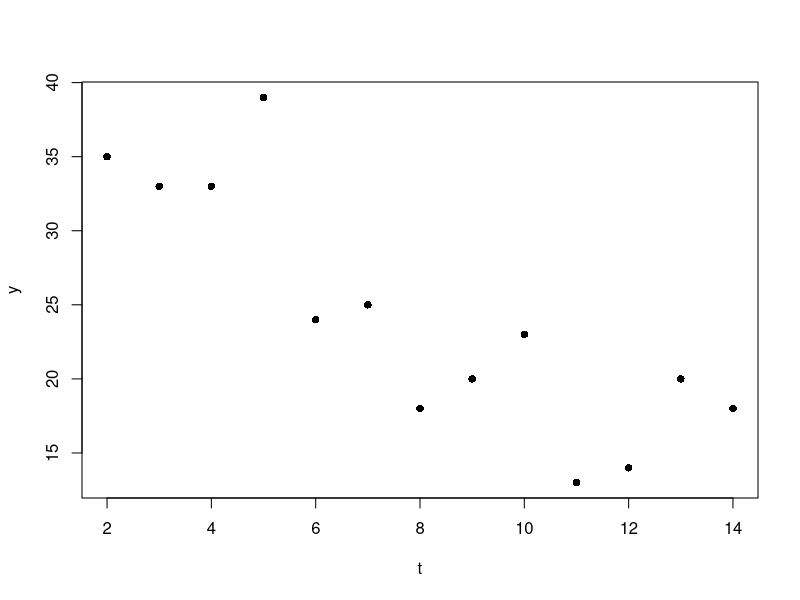
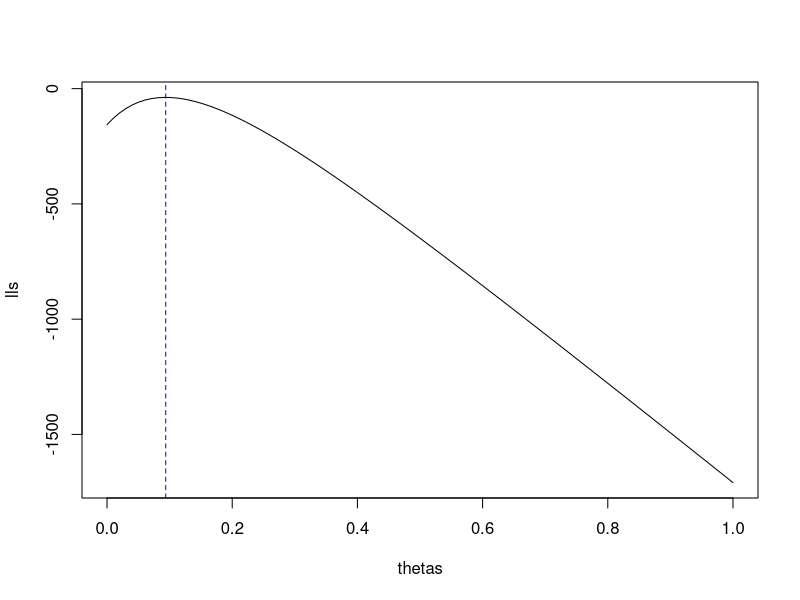

Write the R code that produced these figures, in order.
rm(list = ls())

t <- seq(2, 14, by = 1)
y <- c(35, 33, 33, 39, 24, 25, 
       18, 20, 23, 13, 14, 20, 18)
plot(t, y, pch = 16)

theta0 <- 1

prod(dpois(y, 50*exp(-theta0*t)))

thetas <- seq(0, 1, length.out = 100)
lls <- rep(NA, length(thetas))
for (i in 1:length(thetas)) {
  lls[i] <- sum(dpois(y, 50*exp(-thetas[i]*t), log = TRUE))
}

ll <- function(theta, y, t) {
  -sum(y*log(50*exp(-theta*t)) - 50*exp(-theta*t) - log(factorial(y))) 
}

llgrad <- function(theta, y, t) {
  -sum(-y*t + t*50*exp(-theta*t))
}

opt <- optim(0.2, ll, y = y, t = t)
plot(thetas, lls, type = "l")
abline(v = opt$par, lty = 2, col= "blue")

llgrad(opt$par, y = y, t = t)
llgrad(optim(0.2, ll, y = y, t = t, method = "CG")$par, y = y, t = t)
llgrad(optim(0.2, ll, y = y, t = t, method = "BFGS")$par, y = y, t = t)
llgrad(optimize(ll, y = y, t = t, lower = 0, upper = 2)$minimum, y = y, t = t)

optim(0.2, ll, llgrad, y = y, t = t, method = "BFGS")
optim(0.2, ll, y = y, t = t, method = "BFGS")
